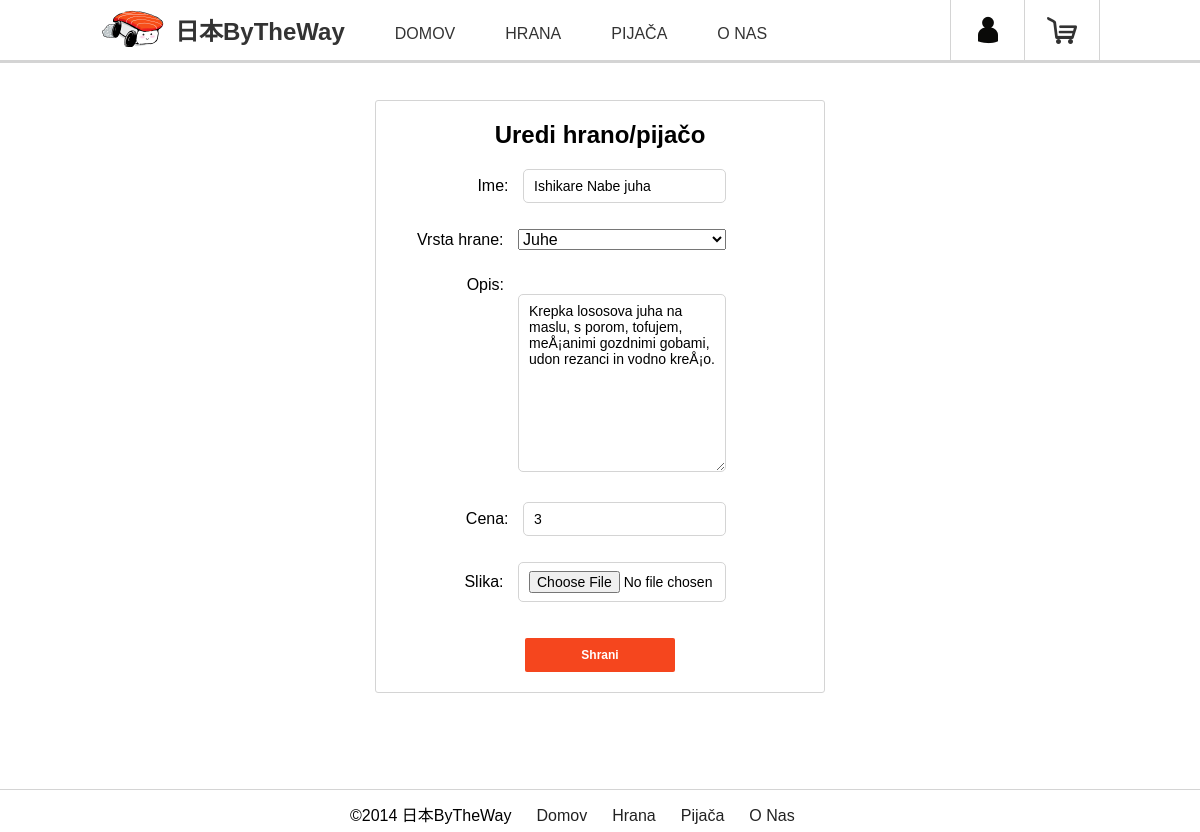
The page /edit-product.php?hranaid=5 on the database its author committed.
### tables this page shows
CREATE TABLE IF NOT EXISTS `hrana` (
  `HranaID` int(11) NOT NULL AUTO_INCREMENT,
  `Ime` varchar(30) NOT NULL,
  `VrstaHrane` varchar(15) NOT NULL,
  `Opis` varchar(200) NOT NULL,
  `Cena` float NOT NULL,
  `Slika` varchar(50) NOT NULL,
  PRIMARY KEY (`HranaID`)
);

### edit-product.php (the view, shortened to what this page needs)
<?php
	include('mysql-connection.php');
?>
<?php
	$result = null;
	$success = false;
	if (!isset($_POST['submit'])) {
		if (isset($_GET['hranaid'])) {
			$result = mysqli_query($connection, 'SELECT * FROM hrana WHERE HranaId='.$_GET['hranaid']);
		} else if (isset($_GET['pijacaid'])) {
			$result = mysqli_query($connection, 'SELECT * FROM pijaca WHERE PijacaId='.$_GET['pijacaid']);
		}
		if ($result) {
			$product = mysqli_fetch_array($result);
			$ime = $product['Ime'];
			$vrsta = !empty($product['VrstaHrane'])?$product['VrstaHrane']:null;
			$opis = $product['Opis'];
			$cena = $product['Cena'];
		} else {
			die();
		}
	}
?>
<!doctype html>
<html lang="en">
<head>
	<link rel="stylesheet" href="styles/normalize.css">
	<link rel="stylesheet" href="styles/main.css">
</head>
<body>
	<header class="main-header">
		<?php include('main-header.php'); ?>
	</header>
	<div class="main-content">
		<div class="row">
			<div class="edit-product center">
				<?php if ($success): ?>
					<h3 class="green">Izdelek je bil uspešno posodobljen</h3>
				<?php else: ?>
					<h2>Uredi hrano/pijačo</h2>
					<form action="" method="post" enctype="multipart/form-data">
						<p>
							<label>Ime:</label>
							<input type="text" name="name" value="<?php echo $ime; ?>" />
						</p>
						<?php if (isset($_GET['hranaid'])): ?>
							<p>
								<label>Vrsta hrane:</label>
								<select name="category">
									<option value="Juhe" <?php if ($vrsta=="Juhe") echo "selected" ?>>Juhe</option>
								</select>
							</p>
						<?php endif; ?>
						<p>
							<label class="fix-align">Opis:</label><br>
							<textarea name="description" rows="10"><?php echo $opis; ?></textarea>
						</p>
						<p>
							<label>Cena:</label>
							<input type="text" name="price" value="<?php echo $cena; ?>" />
						</p>
						<p>
							<label>Slika:</label>
							<input type="file" name="image" />
						</p>
						<button class="big-red" type="submit" name="submit">Shrani</button>
					</form>
				<?php endif; ?>
			</div>
		</div>
	</div>
	<footer class="main-footer">
		<?php include('main-footer.php'); ?>
	</footer>
</body>
</html>

### styles/main.css (style rules this page uses)
*, *:before, *:after { -moz-box-sizing: border-box; -webkit-box-sizing: border-box; box-sizing: border-box; }
html { position: relative; min-height: 100%; }
body { margin: 0 0 32px; }
.row { display: block; max-width: 1000px; margin: 0 auto; }
.center { margin: 0 auto; }
a.big-red, button.big-red { border: 0 none; border-radius: 2px 2px 2px 2px; color: #FFFFFF; cursor: pointer; display: inline-block; font-family: Arial,sans-serif; font-size: 12px; font-weight: bold; line-height: 20px; margin-bottom: 0; margin-top: 10px; padding: 7px 10px; text-transform: none; text-decoration: none; width: 16.795%; text-align: center; background: none repeat scroll 0 0 #f5461e; color: #fff; }
.main-header { background: #fff; border-bottom: 3px solid #d4d4d4; min-height: 60px; position: fixed; z-index: 9999; width: 100%; }
.main-footer { position: absolute; left: 0; bottom: 0; background-color: #fff; width: 100%; border-top: 1px solid #d4d4d4; padding-top: 10px; }
.main-content { padding-top: 100px; padding-bottom: 40px; }
.main-content .add-product, .main-content .edit-product, .main-content .register, .main-content .login { background-color: #fff; border: 1px solid #d4d4d4; border-radius: 3px; width: 450px; text-align: center; }
.main-content .add-product p, .main-content .edit-product p, .main-content .register p, .main-content .login p { text-align: right; width: 350px; }
.main-content .add-product p input, .main-content .add-product p textarea, .main-content .edit-product p input, .main-content .edit-product p textarea, .main-content .register p input, .main-content .register p textarea, .main-content .login p input, .main-content .login p textarea { border: 1px solid #d4d4d4; padding: 8px 10px; border-radius: 5px; outline: 0; margin-bottom: 10px; margin-left: 10px; font-size: 14px; }
.main-content .add-product p input[type="file"], .main-content .edit-product p input[type="file"], .main-content .register p input[type="file"], .main-content .login p input[type="file"] { max-width: 208px; }
.main-content .add-product p .fix-align, .main-content .edit-product p .fix-align, .main-content .register p .fix-align, .main-content .login p .fix-align { margin-right: 222px; }
.main-content .add-product p textarea, .main-content .edit-product p textarea, .main-content .register p textarea, .main-content .login p textarea { width: 208px; max-width: 208px; }
.main-content .add-product p select, .main-content .edit-product p select, .main-content .register p select, .main-content .login p select { margin-bottom: 10px; margin-left: 10px; min-width: 208px; }
.main-content .add-product button, .main-content .edit-product button, .main-content .register button, .main-content .login button { width: 150px; margin-bottom: 20px; }

### rows shown on the page
hrana: name "Ishikare Nabe juha", category "Juhe", description "Krepka lososova juha na maslu, s porom, tofujem, meÅ¡animi gozdnimi gobami, udon rezanci in vodno kreÅ¡o.", price "3"
